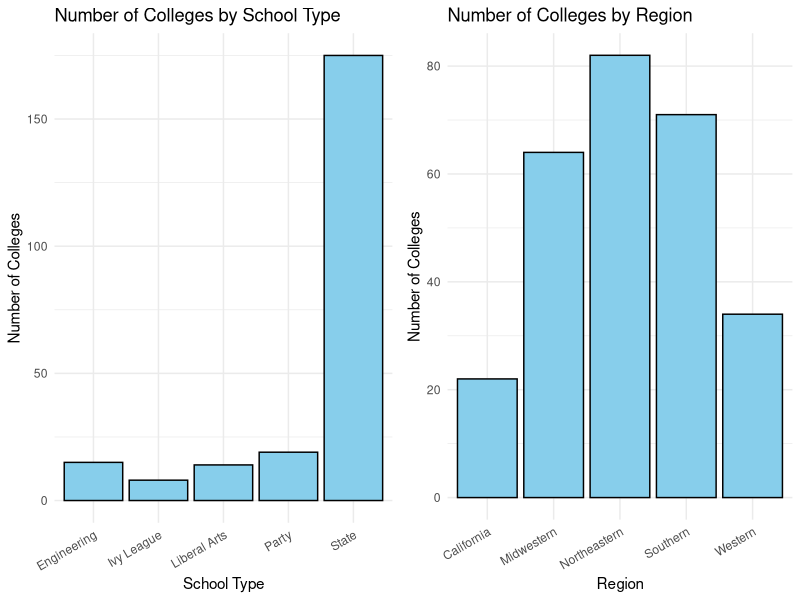
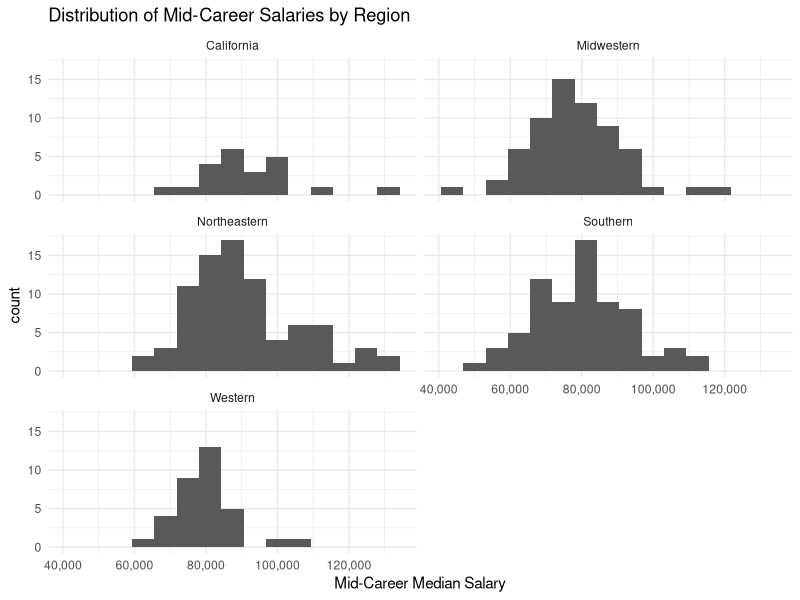
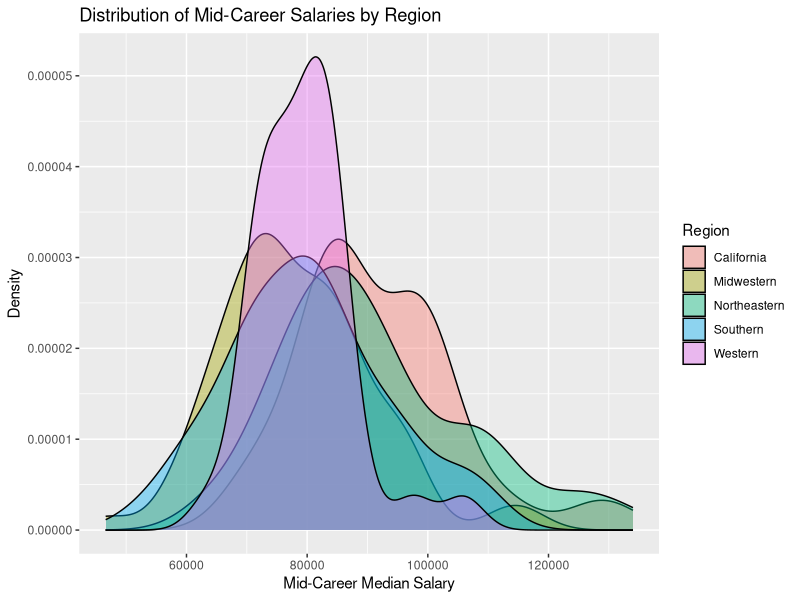
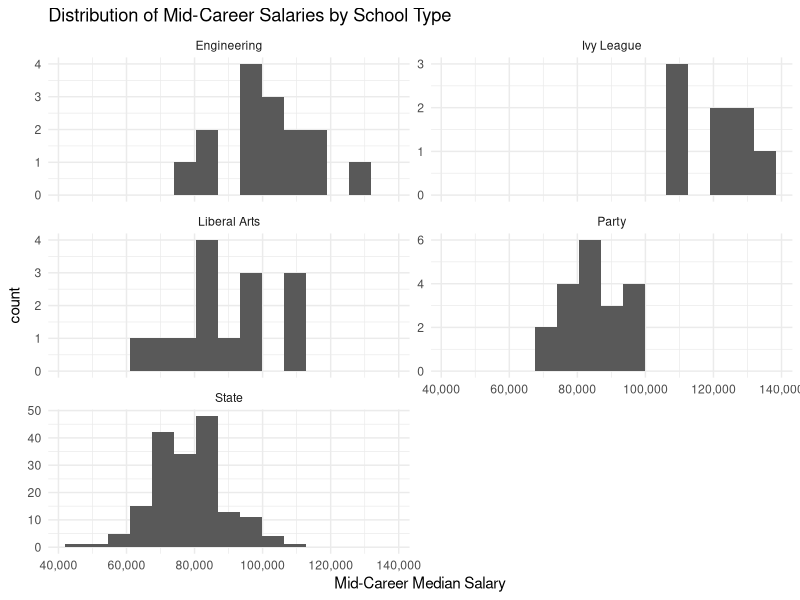
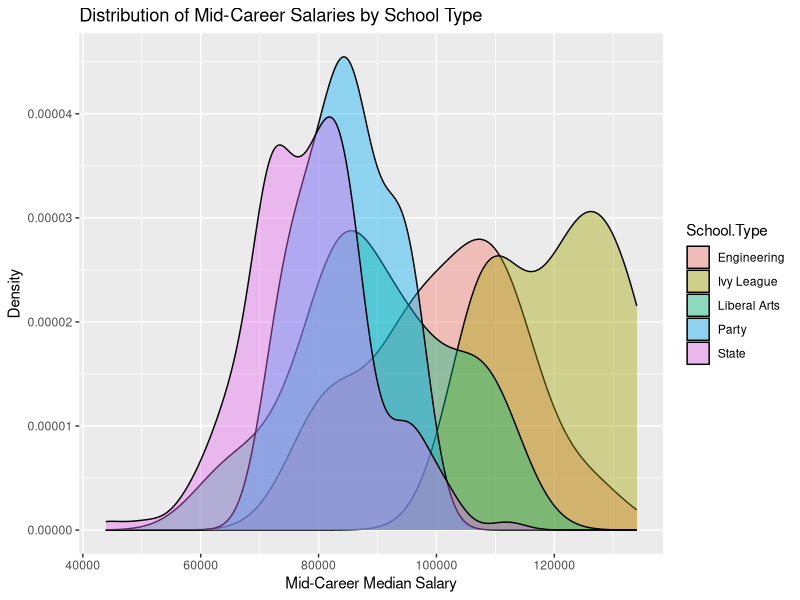
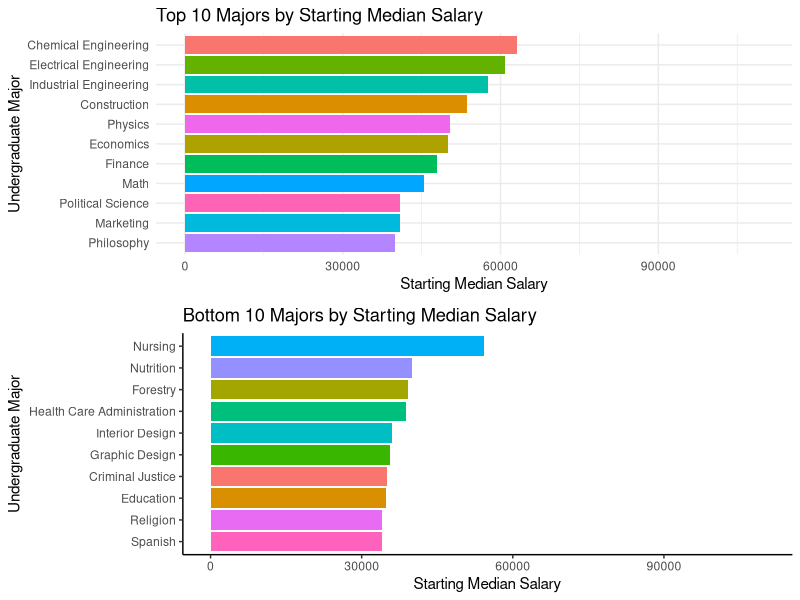
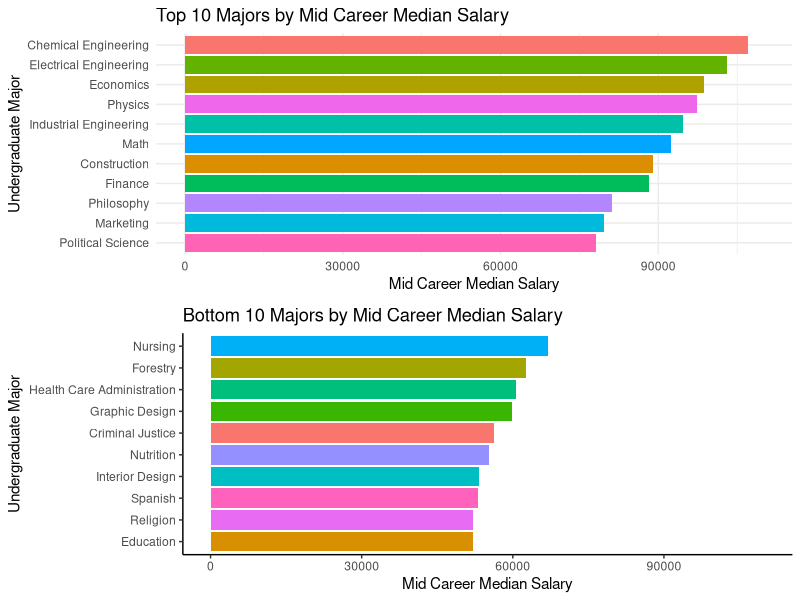
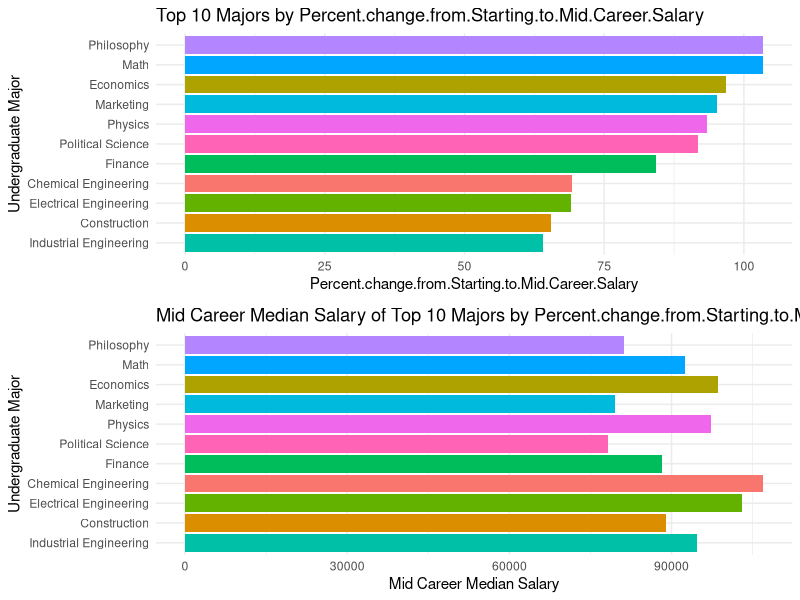

Reproduce these figures in R, in order.
## ---- chunk 1
degrees <- read.csv("data//cleaned_data//degrees-that-pay-back-cleaned.csv")
salaries_col <- read.csv("data//cleaned_data//salaries-by-college-type-cleaned.csv")
salaries_reg <- read.csv("data//cleaned_data//salaries-by-region-cleaned.csv")
## ---- chunk 2
library(ggpubr)

# DISTRIBUTION BY SCHOOL TYPE
school_counts <- table(salaries_col$School.Type)

# Creating a data frame from the counts
count_df <- data.frame(School.Type = names(school_counts), Count = as.numeric(school_counts))

# Creating a bar chart
p1 <- ggplot(count_df, aes(x = School.Type, y = Count)) +
  geom_bar(stat = "identity", fill = "skyblue", color = "black") +
  labs(title = "Number of Colleges by School Type",
       x = "School Type",
       y = "Number of Colleges") +
  theme_minimal() +
  theme(axis.text.x = element_text(angle = 30, hjust = 1))



# DISTRIBUTION BY REGION
region_counts <- table(salaries_reg$Region)

# Creating a data frame from the counts
count_df <- data.frame(Region = names(region_counts), Count = as.numeric(region_counts))

# Creating a bar chart
p2 <- ggplot(count_df, aes(x = Region, y = Count)) +
  geom_bar(stat = "identity", fill = "skyblue", color = "black") +
  labs(title = "Number of Colleges by Region",
       x = "Region",
       y = "Number of Colleges") +
  theme_minimal() + theme(axis.text.x = element_text(angle = 30, hjust = 1))

# Plotting the two graphs
ggarrange(p1, p2, ncol = 2)
## ---- chunk 3
library(scales)
salaries_reg %>%
  ggplot(aes(x = `Mid.Career.Median.Salary`)) +
  facet_wrap(~`Region`, ncol = 2) + 
  geom_histogram(bins = 15) +
  labs(
    title = "Distribution of Mid-Career Salaries by Region",
    x = "Mid-Career Median Salary"
  ) +
  theme(axis.text.x = element_text(angle = 30, hjust = 1)) +
  scale_x_continuous(labels = label_comma()) +
  theme_minimal()
## ---- chunk 4
# Creating overlaid density histograms
ggplot(salaries_reg, aes(x = Mid.Career.Median.Salary, fill = Region)) +
  geom_density(alpha = 0.4) +
  labs(title = "Distribution of Mid-Career Salaries by Region",
       x = "Mid-Career Median Salary",
       y = "Density") + 
  scale_color_brewer(palette = "Set2") + scale_y_continuous(labels = scales::comma_format())
## ---- chunk 5
#| fig.height = 30
library(tidyverse)
library(scales)

salaries_col %>%
  ggplot(aes(x = `Mid.Career.Median.Salary`)) +
  facet_wrap(~`School.Type`, scales = "free_y", ncol = 2) + 
  geom_histogram(bins = 15) +
  labs(
    title = "Distribution of Mid-Career Salaries by School Type",
    x = "Mid-Career Median Salary"
  ) +
  theme(axis.text.x = element_text(angle = 30, hjust = 1)) +
  scale_x_continuous(labels = label_comma()) +
  theme_minimal()
## ---- chunk 6
# Creating overlaid density histograms
ggplot(salaries_col, aes(x = Mid.Career.Median.Salary, fill = School.Type)) +
  geom_density(alpha = 0.4) +
  labs(title = "Distribution of Mid-Career Salaries by School Type",
       x = "Mid-Career Median Salary",
       y = "Density") + 
  scale_color_brewer(palette = "Set3") + scale_y_continuous(labels = scales::comma_format())
## ---- chunk 7
# | warnings = FALSE
library(tidyverse)
library(ggpubr)

majors = degrees

plot1 <- majors %>%
  arrange(desc(`Starting.Median.Salary`)) %>% 
  top_n(10) %>%
  mutate(Rank = row_number()) %>%
  ggplot(aes(fill = Undergraduate.Major, y = reorder(Undergraduate.Major, Starting.Median.Salary), x = `Starting.Median.Salary`)) +
  geom_col() + xlim(0, 110000) +
  labs(title = "Top 10 Majors by Starting Median Salary", x = "Starting Median Salary", y = "Undergraduate Major") +
  theme_minimal() + guides(fill = FALSE)

plot2 <- majors %>% 
  arrange(`Starting.Median.Salary`) %>%
  top_n(-10)  %>%
  mutate(Rank = row_number()) %>% 
  ggplot(aes(fill = Undergraduate.Major, x = `Starting.Median.Salary`, y = reorder(Undergraduate.Major, Starting.Median.Salary))) +
  geom_col() + xlim(0, 110000) +
  labs(title = "Bottom 10 Majors by Starting Median Salary", x = "Starting Median Salary", y = "Undergraduate Major") +
  theme_classic() + guides(fill = FALSE)


ggarrange(plot1, plot2, nrow = 2)
## ---- chunk 8
# | warnings = FALSE
library(tidyverse)
library(ggpubr)

majors = degrees

plot1 <- majors %>%
  arrange(desc(`Mid.Career.Median.Salary`)) %>% 
  top_n(10) %>%
  mutate(Rank = row_number()) %>%
  ggplot(aes(fill = Undergraduate.Major, y = reorder(Undergraduate.Major, Mid.Career.Median.Salary), x = `Mid.Career.Median.Salary`)) +
  geom_col() + xlim(0, 110000) +
  labs(title = "Top 10 Majors by Mid Career Median Salary", x = "Mid Career Median Salary", y = "Undergraduate Major") +
  theme_minimal() + guides(fill = FALSE)

plot2 <- majors %>% 
  arrange(`Mid.Career.Median.Salary`) %>%
  top_n(-10)  %>%
  mutate(Rank = row_number()) %>% 
  ggplot(aes(fill = Undergraduate.Major, x = `Mid.Career.Median.Salary`, y = reorder(Undergraduate.Major, Mid.Career.Median.Salary))) +
  geom_col() + xlim(0, 110000) +
  labs(title = "Bottom 10 Majors by Mid Career Median Salary", x = "Mid Career Median Salary", y = "Undergraduate Major") +
  theme_classic() + guides(fill = FALSE)


ggarrange(plot1, plot2, nrow = 2)
## ---- chunk 9
library(tidyverse)
library(ggpubr)

majors = degrees

plot3 <- majors %>%
  arrange(desc(`Percent.change.from.Starting.to.Mid.Career.Salary`)) %>% 
  top_n(10) %>%
  mutate(Rank = row_number()) %>%
  ggplot(aes(fill = Undergraduate.Major, y = reorder(Undergraduate.Major, Percent.change.from.Starting.to.Mid.Career.Salary), x = `Percent.change.from.Starting.to.Mid.Career.Salary`)) +
  geom_col() +
  labs(title = "Top 10 Majors by Percent.change.from.Starting.to.Mid.Career.Salary", x = "Percent.change.from.Starting.to.Mid.Career.Salary", y = "Undergraduate Major") +
  theme_minimal() + guides(fill = FALSE)


plot4 <- majors %>%
  arrange(desc(`Percent.change.from.Starting.to.Mid.Career.Salary`)) %>% 
  top_n(10) %>%
  mutate(Rank = row_number()) %>%
  ggplot(aes(fill = Undergraduate.Major, y = reorder(Undergraduate.Major, Percent.change.from.Starting.to.Mid.Career.Salary), x = `Mid.Career.Median.Salary`)) +
  geom_col() +
  labs(title = "Mid Career Median Salary of Top 10 Majors by Percent.change.from.Starting.to.Mid.Career.Salary", x = "Mid Career Median Salary", y = "Undergraduate Major") +
  theme_minimal() + guides(fill = FALSE)

ggarrange(plot3, plot4, nrow = 2)
## ---- chunk 10
  #| fig.height = 200
library(GGally)

salaries_col$School.Type <- as.factor(salaries_col$School.Type)
salaries_col$School.Name <- as.factor(salaries_col$School.Name)
ggparcoord(
  salaries_col,
  columns = c(3, 4),
  groupColumn = "School.Type",
  scale = "globalminmax",
  alphaLines = 0.4,
  splineFactor = FALSE,
  boxplot = TRUE,
  # order = c(3, 5, 6, 4, 7, 8)
) + theme(axis.text.x = element_text(angle = 90, hjust = 1)) +
  scale_color_brewer(palette = "Set2") +  facet_wrap(~ School.Type, ncol = 3)
## ---- chunk 11
  #| fig.height = 30
library(GGally)

salaries_col$School.Type <- as.factor(salaries_col$School.Type)
salaries_col$School.Name <- as.factor(salaries_col$School.Name)
ggparcoord(
  salaries_col,
  columns = 3:8,
  groupColumn = "School.Type",
  scale = "globalminmax",
  alphaLines = 0.8,
  splineFactor = FALSE,
  order = c(3, 5, 6, 4, 7, 8)
) + theme(axis.text.x = element_text(angle = 90, hjust = 1)) +
  scale_color_brewer(palette = "Set2") + facet_wrap(~ School.Type)
## ---- chunk 12
# | fig-height: 200
salaries_reg$Region <- as.factor(salaries_reg$Region)
salaries_reg$School.Name <- as.factor(salaries_reg$School.Name)

ggparcoord(
  salaries_reg,
  columns = c(3, 4),
  groupColumn = "Region",
  scale = "globalminmax",
  alphaLines = 0.2,
  splineFactor = FALSE,
  showPoints = TRUE,
   boxplot = TRUE,
  # order = c(3, 5, 6, 4, 7, 8)
) + theme(axis.text.x = element_text(angle = 90, hjust = 1)) +
  scale_color_brewer(palette = "Set2") +  facet_wrap(~ Region, ncol = 3)
## ---- chunk 13
#| fig-height: 200
ggparcoord(
  salaries_reg,
  columns = 3:8,
  groupColumn = "Region",
  scale = "globalminmax",
  alphaLines = 0.2,
  splineFactor = FALSE,
  showPoints = FALSE,
   boxplot = FALSE,
  # order = c(3, 5, 6, 4, 7, 8)
) + theme(axis.text.x = element_text(angle = 90, hjust = 1)) +
  scale_color_brewer(palette = "Set2") +  facet_wrap(~ Region, ncol = 3)
## ---- chunk 14
# Join tables on "school.name"
result_table <- full_join(salaries_col, salaries_reg, by = "School.Name")

# Plot a null value plot
null_value_plot <- result_table %>%
  gather(key, value, -School.Name) %>%
  ggplot(aes(x = key, y = School.Name, fill = is.na(value))) +
  geom_tile(color = "white") +
  scale_fill_manual(values = c("TRUE" = "red", "FALSE" = "green"), guide = FALSE) +
  labs(title = "Null Value Plot for Joined Table",
       x = "Variable",
       y = "School Name") +
  theme(axis.text.y = element_blank(), axis.text.x = element_text(angle = 30, hjust = 1))

# Print the plot
print(null_value_plot)
